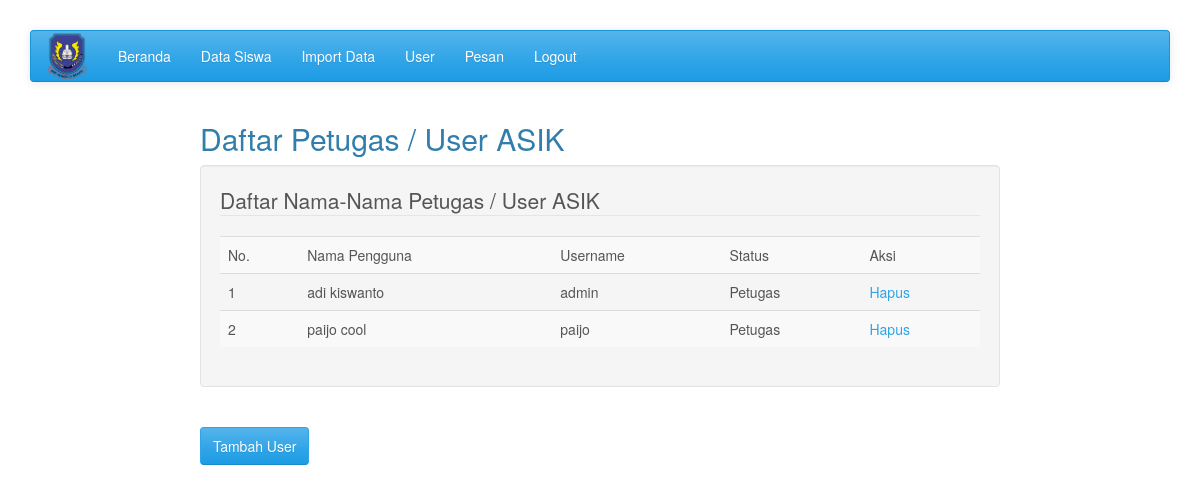
The app's page /admin/index.php?page=user (signed in) with its own data.
### tables this page shows
CREATE TABLE IF NOT EXISTS `tbl_user` (
  `id_user` int(10) NOT NULL AUTO_INCREMENT,
  `username` varchar(100) NOT NULL,
  `pass` varchar(100) NOT NULL,
  `nama` varchar(100) NOT NULL,
  PRIMARY KEY (`id_user`)
);

### admin/user.php (the view, shortened to what this page needs)
<link href="../css/thickbox.css" rel="stylesheet" type="text/css" />
<h2>Daftar Petugas / User ASIK</h2>
<div class="well">
<fieldset>
<legend>Daftar Nama-Nama Petugas / User ASIK</legend>
<table class="table table-striped table-hover">
<tr><td>No.</td><td>Nama Pengguna</td><td>Username</td><td>Status</td><td>Aksi</td></tr>
<?php
$q = mysql_query("select * from tbl_user");
$n = 1;
while($r = mysql_fetch_array($q))
{
	echo '<tr class="content"><td>'.$n.'</td><td>'.$r["nama"].'</td><td>'.$r["username"].'</td><td>Petugas</td>
	<td><a href="#" class="delbutton" id="'.$r['id_user'].'" href="#" ><div id="box-link">Hapus</div></a></td>
	</tr>';
	$n++;
}
?>
</table>
</fieldset>
</div>
<br />
<a href="index.php?page=tambah-user" class="btn btn-primary">Tambah User</a>

### style.css (style rules this page uses)
body { padding-top: 30px; }

### records on screen
tbl_user: nama "adi kiswanto", username "admin"
tbl_user: nama "paijo cool", username "paijo"
